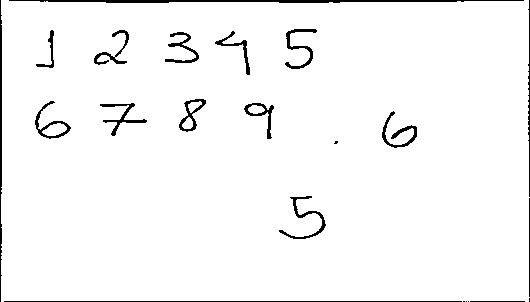
#> input picture Digit Recognizer/imagem_escaneada.jpeg, 530 x 302 px
$ jupyter execute extraindo_digitos.ipynb
#> lines starting #> are read from the running program, lines starting #| are printed output that depends on the picture; after the words box and inside, x2 and y2 are one past the last pixel; in counts of white or black regions, pixels touching at a corner belong together
[cell 1]
import cv2
import imutils
import numpy as np
import matplotlib.pyplot as plt

[cell 2]
image = cv2.imread('imagem_escaneada.jpeg')
#> image is the input picture: shape (302, 530, 3); min 0, max 255, mean 246.4
gray = cv2.cvtColor(image.copy(), cv2.COLOR_BGR2GRAY)

ret, thresh = cv2.threshold(gray.copy(), 75, 255, cv2.THRESH_BINARY_INV)
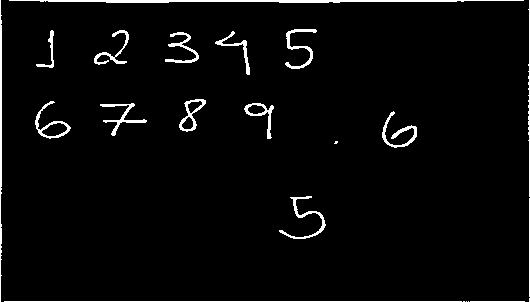
#> thresh: shape (302, 530); 3.4% white; 22 white regions (5 under 20 px)
contours, hiera = cv2.findContours(thresh.copy(), cv2.RETR_EXTERNAL, cv2.CHAIN_APPROX_SIMPLE)
#> contours = 22 contours, 8 with area under 20; largest, box (x1, y1, x2, y2) and area: (9, 0, 524, 3) 537, (35, 101, 71, 139) 428, (179, 99, 206, 132) 398, (244, 103, 274, 139) 301, (285, 29, 317, 69) 220


digitos_preprocessados = []

for c in contours:

    x, y, w, h = cv2.boundingRect(c)

    if(h > 3 and w > 3):    # os digitos devem ter mais de 3 pixels de largura e de altura

        cv2.rectangle(image, (x, y), (x+w, y+h), color = (0, 255, 0), thickness = 2)

        digit = thresh[y:y+h, x:x+h]

        resized_digit = cv2.resize(digit, (18, 18))

        padded_digit = np.pad(resized_digit, ((5,5),(5,5)),
                              'constant', constant_values = 0)

        digitos_preprocessados.append(padded_digit)
#> this loop made 22 passes
#> (x, y, w, h) on passes 2, 3, 8, 9, 10, 11, 12, 13, 14, 15, 16, 17: (468, 301, 1, 1), (466, 301, 1, 1), (279, 196, 47, 43), (334, 141, 4, 3), (382, 111, 35, 37), (244, 103, 30, 36), (100, 103, 47, 33), (35, 101, 36, 38), (179, 99, 27, 33), (165, 32, 34, 31), (215, 31, 35, 44), (94, 30, 35, 35)
#> (c, x, y, w, h) on passes 1, 4, 5, 6, 7: ([[470, 301], [524, 301]], 470, 301, 55, 1), ([[463, 301], [464, 301]], 463, 301, 2, 1), ([[4, 301], [461, 301]], 4, 301, 458, 1), ([[529, 298], [529, 301]], 529, 298, 1, 4), ([[529, 198], [529, 296]], 529, 198, 1, 99)
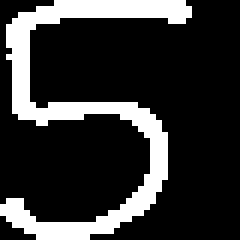
#> digit: shape (40, 40) (shown 6 times larger); 20.1% white; 1 white region, box (x1, y1, x2, y2) and area: (0, 0, 32, 40) 321
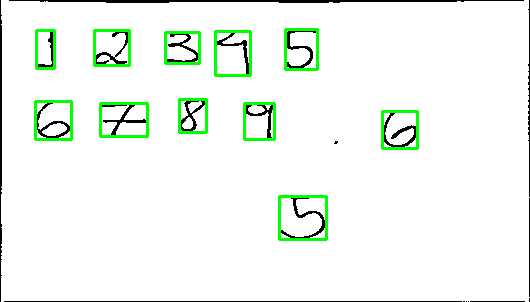
#> image: shape (302, 530, 3); 2.91% of pixels changed, all inside (x1, y1, x2, y2) = (34, 28, 419, 241)
#> after the loop, digitos_preprocessados = 11 items

cv2.imshow('image', image)
cv2.waitKey(0)
cv2.destroyAllWindows()
